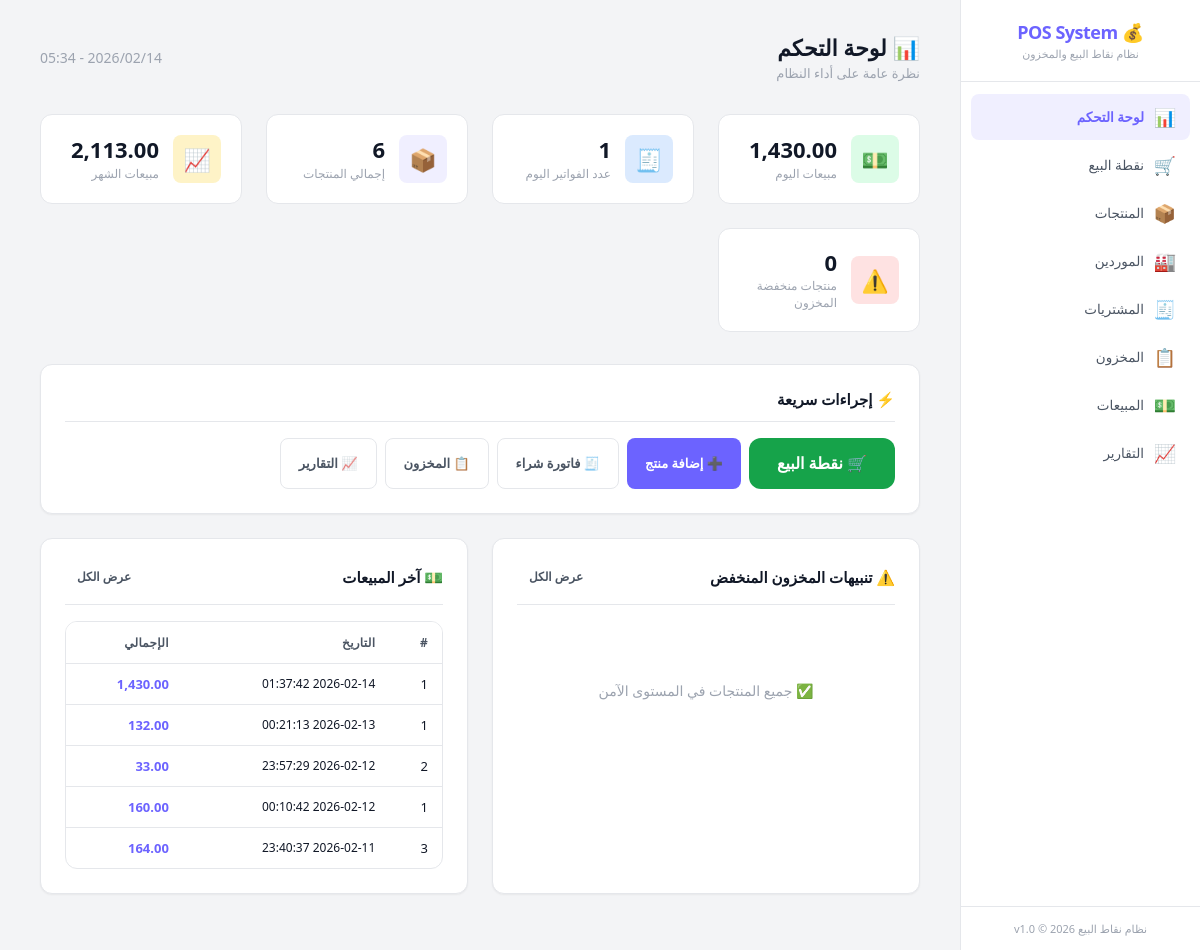
The page / on the database its author committed.
### tables this page shows
CREATE TABLE sales (
    id INTEGER PRIMARY KEY AUTOINCREMENT,
    sale_number INTEGER DEFAULT NULL,
    datetime TEXT NOT NULL DEFAULT (datetime('now', 'localtime')),
    subtotal REAL NOT NULL DEFAULT 0,
    discount REAL NOT NULL DEFAULT 0,
    total REAL NOT NULL DEFAULT 0,
    payment_method TEXT NOT NULL DEFAULT 'cash' CHECK(payment_method IN ('cash', 'card', 'other')),
    notes TEXT DEFAULT NULL,
    created_at TEXT NOT NULL DEFAULT (datetime('now', 'localtime'))
);

### www/app/controllers/DashboardController.php (called while the page is built)
<?php
class DashboardController {
    private $reportService;
    public function __construct() {
        $this->reportService = new ReportService();
    }
    public function index() {
        $summary = $this->reportService->dashboardSummary();
        $lowStock = $this->reportService->lowStock();
        $recentSales = (new SaleRepository())->getAll('', '', 5);
        include APP_PATH . '/views/layout/header.php';
        include APP_PATH . '/views/dashboard/index.php';
        include APP_PATH . '/views/layout/footer.php';
    }
}

### www/app/config/database.php (called while the page is built, shortened)
<?php
class Database {
    private static $instance = null;
    private $pdo;
    private function __construct() {
        $this->dbPath = __DIR__ . '/../../data/pos_system.db';
        try {
            $this->pdo = new PDO('sqlite:' . $this->dbPath);
            $this->pdo->setAttribute(PDO::ATTR_ERRMODE, PDO::ERRMODE_EXCEPTION);
            $this->pdo->setAttribute(PDO::ATTR_DEFAULT_FETCH_MODE, PDO::FETCH_ASSOC);
            $this->pdo->exec('PRAGMA journal_mode = WAL');
            $this->pdo->exec('PRAGMA foreign_keys = ON');
            $this->pdo->exec('PRAGMA busy_timeout = 5000');
            $this->pdo->exec('PRAGMA synchronous = NORMAL');
            $this->pdo->exec('PRAGMA cache_size = -8000');
            $this->pdo->exec('PRAGMA temp_store = MEMORY');
        } catch (PDOException $e) {
            die('Database connection failed: ' . $e->getMessage());
        }
    }
    public static function getInstance() {
        if (self::$instance === null) {
            self::$instance = new self();
        }
        return self::$instance;
    }
    public function getConnection() {
        return $this->pdo;
    }
    public function migrate() {
        $migrationsDir = __DIR__ . '/../database/migrations/';
        $migrationFiles = glob($migrationsDir . '*.sql');
        sort($migrationFiles);
        foreach ($migrationFiles as $file) {
            $sql = file_get_contents($file);
            try {
                $this->pdo->exec($sql);
            } catch (PDOException $e) {
                if (strpos($e->getMessage(), 'already exists') === false &&
                    strpos($e->getMessage(), 'UNIQUE constraint') === false) {
                    error_log('Migration error in ' . basename($file) . ': ' . $e->getMessage());
                }
            }
        }
    }
}

### www/app/services/ReportService.php (called while the page is built, shortened)
<?php
class ReportService {
    private $db;
    public function __construct() {
        $this->db = Database::getInstance()->getConnection();
    }
    public function dashboardSummary() {
        $todayStmt = $this->db->prepare(
            "SELECT COUNT(*) as sales_count, COALESCE(SUM(total), 0) as sales_total
             FROM sales WHERE date(datetime) = date('now', 'localtime')"
        );
        $todayStmt->execute();
        $today = $todayStmt->fetch();
        $prodStmt = $this->db->prepare("SELECT COUNT(*) FROM products WHERE is_active = 1");
        $prodStmt->execute();
        $productCount = $prodStmt->fetchColumn();
        $lowStmt = $this->db->prepare(
            "SELECT COUNT(*) FROM products WHERE is_active = 1 AND stock_quantity <= min_stock AND min_stock > 0"
        );
        $lowStmt->execute();
        $lowStockCount = $lowStmt->fetchColumn();
        $monthStmt = $this->db->prepare(
            "SELECT COALESCE(SUM(total), 0) as total FROM sales
             WHERE strftime('%Y-%m', datetime) = strftime('%Y-%m', 'now', 'localtime')"
        );
        $monthStmt->execute();
        $monthTotal = $monthStmt->fetchColumn();
        return [
            'today_sales_count' => $today['sales_count'],
            'today_sales_total' => $today['sales_total'],
            'product_count' => $productCount,
            'low_stock_count' => $lowStockCount,
            'month_total' => $monthTotal,
        ];
    }
}

### www/app/repositories/SaleRepository.php (called while the page is built, shortened)
<?php
class SaleRepository {
    private $db;
    public function __construct() {
        $this->db = Database::getInstance()->getConnection();
    }
    public function getAll($dateFrom = '', $dateTo = '', $limit = 50) {
        $sql = "SELECT * FROM sales WHERE 1=1";
        $params = [];
        $sql .= " ORDER BY datetime DESC LIMIT :limit";
        $stmt = $this->db->prepare($sql);
        $stmt->bindValue(':limit', $limit, PDO::PARAM_INT);
        $stmt->execute();
        return $stmt->fetchAll();
    }
}

### www/app/views/dashboard/index.php (the view)
<div class="page-header">
    <div>
        <h1>📊 لوحة التحكم</h1>
        <p class="subtitle">نظرة عامة على أداء النظام</p>
    </div>
    <div>
        <span class="text-muted"><?= date('Y/m/d - H:i') ?></span>
    </div>
</div>
<div class="stats-grid">
    <div class="stat-card">
        <div class="stat-icon green">💵</div>
        <div class="stat-info">
            <h4><?= formatCurrency($summary['today_sales_total'] ?? 0) ?></h4>
            <p>مبيعات اليوم</p>
        </div>
    </div>
    <div class="stat-card">
        <div class="stat-icon blue">🧾</div>
        <div class="stat-info">
            <h4><?= $summary['today_sales_count'] ?? 0 ?></h4>
            <p>عدد الفواتير اليوم</p>
        </div>
    </div>
    <div class="stat-card">
        <div class="stat-icon purple">📦</div>
        <div class="stat-info">
            <h4><?= $summary['product_count'] ?? 0 ?></h4>
            <p>إجمالي المنتجات</p>
        </div>
    </div>
    <div class="stat-card">
        <div class="stat-icon orange">📈</div>
        <div class="stat-info">
            <h4><?= formatCurrency($summary['month_total'] ?? 0) ?></h4>
            <p>مبيعات الشهر</p>
        </div>
    </div>
    <div class="stat-card">
        <div class="stat-icon red">⚠️</div>
        <div class="stat-info">
            <h4><?= $summary['low_stock_count'] ?? 0 ?></h4>
            <p>منتجات منخفضة المخزون</p>
        </div>
    </div>
</div>
<div class="card">
    <div class="card-header">
        <h3>⚡ إجراءات سريعة</h3>
    </div>
    <div class="btn-group">
        <a href="?page=pos" class="btn btn-success btn-lg">🛒 نقطة البيع</a>
        <a href="?page=products&action=create" class="btn btn-primary">➕ إضافة منتج</a>
        <a href="?page=purchases&action=create" class="btn btn-outline">🧾 فاتورة شراء</a>
        <a href="?page=inventory" class="btn btn-outline">📋 المخزون</a>
        <a href="?page=reports" class="btn btn-outline">📈 التقارير</a>
    </div>
</div>
<div class="dashboard-grid">
    <div class="card">
        <div class="card-header">
            <h3>⚠️ تنبيهات المخزون المنخفض</h3>
            <a href="?page=inventory" class="btn btn-sm btn-ghost">عرض الكل</a>
        </div>
        <?php if (!empty($lowStock)): ?>
        <div class="table-wrapper">
            <table>
                <thead>
                    <tr>
                        <th>المنتج</th>
                        <th>المخزون</th>
                        <th>الحد الأدنى</th>
                    </tr>
                </thead>
                <tbody>
                    <?php foreach (array_slice($lowStock, 0, 5) as $p): ?>
                    <tr>
                        <td><?= htmlspecialchars($p['name']) ?></td>
                        <td><span class="badge badge-danger"><?= $p['stock_quantity'] ?></span></td>
                        <td><?= $p['min_stock'] ?></td>
                    </tr>
                    <?php endforeach; ?>
                </tbody>
            </table>
        </div>
        <?php else: ?>
        <div class="empty-state">
            <p>✅ جميع المنتجات في المستوى الآمن</p>
        </div>
        <?php endif; ?>
    </div>
    <div class="card">
        <div class="card-header">
            <h3>💵 آخر المبيعات</h3>
            <a href="?page=sales" class="btn btn-sm btn-ghost">عرض الكل</a>
        </div>
        <?php if (!empty($recentSales)): ?>
        <div class="table-wrapper">
            <table>
                <thead>
                    <tr>
                        <th>#</th>
                        <th>التاريخ</th>
                        <th>الإجمالي</th>
                    </tr>
                </thead>
                <tbody>
                    <?php foreach ($recentSales as $s): ?>
                    <tr>
                        <td><?= $s['sale_number'] ?? $s['id'] ?></td>
                        <td class="fs-sm"><?= $s['datetime'] ?></td>
                        <td class="fw-bold text-accent"><?= formatCurrency($s['total']) ?></td>
                    </tr>
                    <?php endforeach; ?>
                </tbody>
            </table>
        </div>
        <?php else: ?>
        <div class="empty-state">
            <p>لا توجد مبيعات بعد</p>
        </div>
        <?php endif; ?>
    </div>
</div>
<?php
function formatCurrency($val) {
    return number_format((float)$val, 2);
}
?>

### rows shown on the page
sales: sale_number "1", datetime "2026-02-14 01:37:42", total "1,430.00"
sales: sale_number "1", datetime "2026-02-13 00:21:13", total "132.00"
sales: sale_number "2", datetime "2026-02-12 23:57:29", total "33.00"
sales: sale_number "1", datetime "2026-02-12 00:10:42", total "160.00"
sales: sale_number "3", datetime "2026-02-11 23:40:37", total "164.00"

### other values the page prints
formatCurrency($summary['today_sales_total'] ?? 0) "1,430.00"
$summary['today_sales_count'] "1"
$summary['product_count'] "6"
formatCurrency($summary['month_total'] ?? 0) "2,113.00"
$summary['low_stock_count'] "0"
